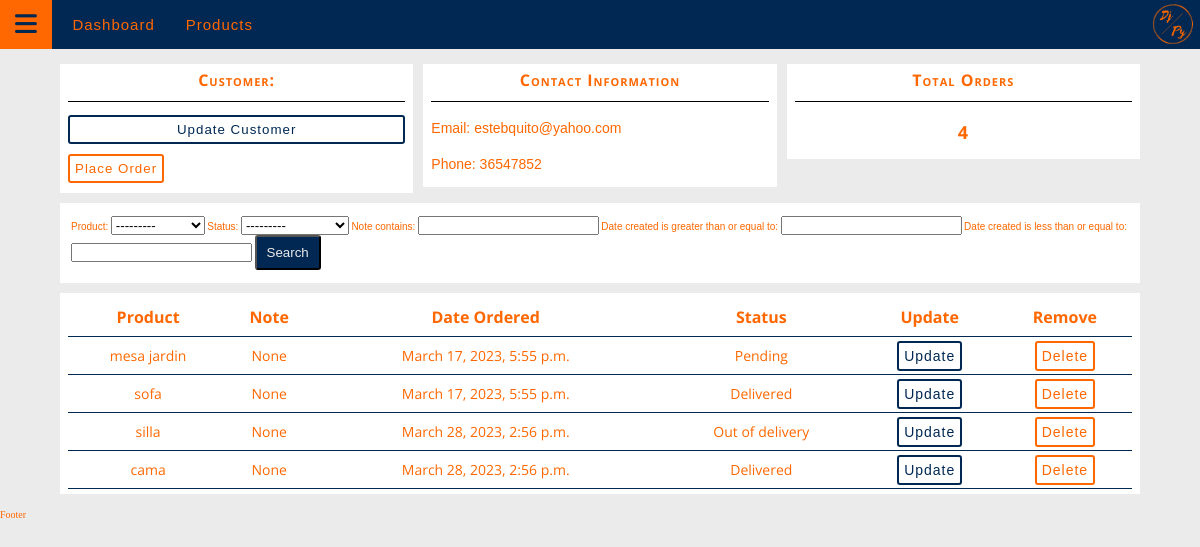
Page /customers/2/ on the committed database.
### accounts/models.py (models this page shows, shortened)
class Customer(models.Model):
    name = models.CharField(max_length=200, null=True)
    phone = models.CharField(max_length=200, null=True)
    email = models.CharField(max_length=200, null=True)
    date_created = models.DateTimeField(auto_now_add=True, null=True)

class Order(models.Model):
    STATUS = (
        ('Pending', 'Pending'),
        ('Out of delivery', 'Out of delivery'),
        ('Delivered', 'Delivered')
    )
    customer = models.ForeignKey(Customer, null=True, on_delete= models.SET_NULL)
    product = models.ForeignKey(Product, null=True, on_delete= models.SET_NULL)
    date_created = models.DateTimeField(auto_now_add=True, null=True)
    status = models.CharField(max_length=100, null=True, choices=STATUS)
    note = models.CharField(max_length=100, null=True)

class Product(models.Model):
    CATEGORY = (
        ('Indoor', 'Indoor'),
        ('Out Door', 'Out Door')
    )
    name = models.CharField(max_length=100, null=True)
    price = models.FloatField(null=True)
    category = models.CharField(max_length=100, null=True, choices=CATEGORY)
    description = models.CharField(max_length=200, null=True, blank=True)
    date_created = models.DateTimeField(auto_now_add=True, null=True)
    tags = models.ManyToManyField(Tag)
    def __str__(self):
        return self.name

### accounts/views.py (the view)
# urls.py: path('customers/<str:pk_test>/',views.customers, name="customers"),
def customers(request, pk_test):
    customers = Customer.objects.get(id=pk_test)
    orders = customers.order_set.all()
    orders_count = orders.count()
    myFilter = OrderFilter(request.GET, queryset=orders)
    orders = myFilter.qs
    context = {'customers': customers, 'orders': orders, 'orders_count': orders_count, 'myFilter': myFilter}
    return render(request, 'accounts/customers.html', context)

### accounts/templates/accounts/customers.html (shortened to what this page needs)
{% extends 'accounts/main.html' %}
{% block content %}
<section class="cust-container">
    <div class="cust-info_cards">
        <div class="cust-card">
            <h5 class="co-title">Customer:</h5>
            <button type="button" class="cust-btn blue">Update Customer</button>
            <a href="{% url 'create_order' customers.id %}"><button type="button" class="cust-btn orange">Place Order</button></a>
        </div>
        <div class="cust-card">
            <h5 class="co-title">Contact Information</h5>
            <p>Email: {{customers.email}} </p>
            <p>Phone: {{customers.phone}} </p>
        </div>
        <div class="cust-card">
            <h5 class="co-title">Total Orders</h5>
            <h2 class="ord-count">{{orders_count}}</h2>
        </div>
    </div>
    <div class="cust-search_form">
        <div class="cust-card">
            <form method="get">
                {{myFilter.form}}
                <button type="submit" class="cust-form_btn">Search</button>
            </form>
        </div>
        <div class="cust-card">
            <table class="co-table">
                <tr>
                    <th>Product</th>
                    <th>Note</th>
                    <th>Date Ordered</th>
                    <th>Status</th>
                    <th>Update</th>
                    <th>Remove</th>
                </tr>
                {% for order in orders %}
                    <tr>
                        <td>{{ order.product }}</td>
                        <td>{{ order.note }}</td>
                        <td>{{ order.date_created }}</td>
                        <td>{{ order.status }}</td>
                        <td><a class="btn btn-info" href="{% url 'update_order' order.id %}">Update</a></td>
                        <td><a class="btn btn-danger" href="{% url 'delete_order' order.id %}">Delete</a></td>
                    </tr>
                {% endfor %}
            </table>
        </div>
    </div>
</section>
{% endblock  %}

### accounts/static/accounts/css/style.css (style rules this page uses)
:root { --title: 'Open Sans', Arial, Helvetica, sans-serif; --text: 'Merriweather Sans', Arial, Helvetica, sans-serif; --mainTransition: all 0.3s linear; --mainLightBlue: rgba(58, 110, 165, 1); --mainBlue: rgba(0, 40, 83, 1); --mainSilver: rgba(192, 192, 192, 1); --mainLightSilver: rgba(235, 235, 235, 1); --sdnOrange: rgba(255, 103, 0, 1); --fCard: rgba(105, 88, 95, 1); --sCard: rgba(97, 155, 138, 1); --tCard: rgba(0, 39, 43, 1); --mainSpacing: .1rem; }
html { font-size: 62.5%; box-sizing: border-box; scroll-behavior: smooth; }
* { margin: 0; padding: 0; box-sizing: border-box; }
h1, h2, h3, h4, h5, h6 { font-family: var(--title); }
p, a, li, label, input, legend { font-family: var(--text); }
body { background-color: var(--mainLightSilver); color: var(--sdnOrange); }
.co-table { width: 100%; font-family: var(--title); text-align: center; border-collapse: collapse; }
.co-table tr { height: 3.8rem; border-bottom: .1rem solid var(--mainBlue); }
@media screen and (min-width: 1024px) { .co-table th { font-size: 1.6rem; } }
@media screen and (min-width: 1024px) { .co-table td { font-size: 1.4rem; } }
.co-title, .ord-count { font-variant: small-caps; letter-spacing: var(--mainSpacing); font-size: 1.2rem; text-align: center; }
@media screen and (min-width: 1024px) { .co-title { font-size: 1.6rem; } }
@media screen and (min-width: 1024px) { .ord-count { font-size: 1.8rem; } }
.cust-container { margin: 1.5rem auto; display: flex; flex-direction: column; justify-content: center; width: 90vw; max-width: 110rem; gap: 1rem; }
.cust-info_cards, .cust-search_form { display: flex; flex-direction: column; gap: 1rem; }
.cust-card { display: flex; flex-direction: column; width: 100%; background-color: #fff; padding: .5rem .8rem; }
.cust-card > .co-title { padding-bottom: 1rem; border-bottom: .1rem solid #000; margin-bottom: .8rem; }
.cust-btn, .btn { margin: .5rem 0; padding: .5rem; background-color: inherit; cursor: pointer; letter-spacing: var(--mainSpacing); transition: var(--mainTransition); border-radius: .3rem; text-decoration: none; }
.blue, .btn-info { color: var(--mainBlue); border: .2rem solid var(--mainBlue); }
.orange, .btn-danger { color: var(--sdnOrange); border: .2rem solid var(--sdnOrange); }
.cust-card p, h2 { margin: .5rem 0; padding: .5rem 0; }
.cust-card form { padding: .8rem .3rem; }
.cust-form_btn { padding: .8rem 1rem; border-radius: .3rem; color: var(--mainLightSilver); background-color: var(--mainBlue); cursor: pointer; }
@media screen and (min-width: 768px) { .cust-info_cards { width: 100%; flex-direction: row; justify-content: space-between; align-items: flex-start; } }
@media screen and (min-width: 768px) { .cust-card p, h2 { font-size: 1.4rem; } }

### rows in the picture
Customer: email "estebquito@yahoo.com", phone "36547852"
Order: product "mesa jardin", note "None", date_created "March 17, 2023, 5:55 p.m.", status "Pending"
Order: product "sofa", note "None", date_created "March 17, 2023, 5:55 p.m.", status "Delivered"
Order: product "silla", note "None", date_created "March 28, 2023, 2:56 p.m.", status "Out of delivery"
Order: product "cama", note "None", date_created "March 28, 2023, 2:56 p.m.", status "Delivered"

### other values in the picture
{{ orders_count }} "4"
